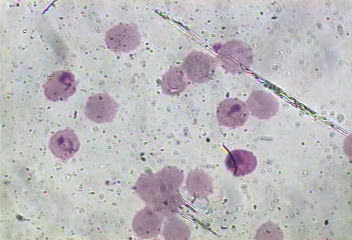
#> input picture [7] Blob Analysis/malaria.png, 352 x 240 px; its folder holds 8 pictures in this run
$ jupyter execute --allow-errors 'Blob Analysis.ipynb'
#> lines starting #> are read from the running program, lines starting #| are printed output that depends on the picture
# Blob Analysis

The past two activities taught you how to segment a region of interest according to grayscale or
color, and how to clean up a thresholded image using morphological operations. Let us assume you
have succeeded in getting a clean segmented binary image, where white blobs of connected pixels
are the regions of interest and black pixels are the background. In this activity, we learn how to
**extract features** from these blobs.

[cell 1]
import numpy as np
import pandas as pd
import matplotlib.pyplot as plt
import matplotlib.gridspec as gridspec
from PIL import Image
from matplotlib.patches import Rectangle
from skimage import measure, morphology
from scipy.stats import norm, gaussian_kde
from scipy.ndimage import binary_dilation, binary_erosion, binary_closing, binary_opening

plt.rcParams["figure.figsize"] = (4,4)
plt.rcParams["savefig.dpi"] = 300
plt.rcParams["savefig.bbox"] = "tight"
plt.rcParams["savefig.pad_inches"] = 0.1
# plt.rcParams["text.usetex"] = True

# Supress warnings
import warnings
warnings.filterwarnings('ignore')

## Image segmentation

[cell 2]
# [8 lines left out: function NCC, not called in this run]

[cell 3]
# [5 lines left out: function gaussian_PDF, not called in this run]

[cell 4]
# [5 lines left out: function parametric_segmentation, not called in this run]

[cell 5]
# [17 lines left out: function nonparametric_segmentation, not called in this run]

[cell 6]
# [12 lines left out: function image_segment, not called in this run]

## Structuring elements

[cell 7]
# Structuring elements
square_5 = np.zeros((11, 11))
square_5[3:8, 3:8] = 1

square_5s = np.zeros((11, 11))
square_5s[3:8, 3:8] = 1

***
## Malaria cells

We have done feature extraction using ImageJ. Now we will use MATLAB or python functions to integrate the feature extraction in our program. We may want to do this if we need to do experiments repeatedly.

[cell 8]
def rgb2gray(filename):
#> called with filename = 'malaria'
    rgbimg = Image.open(filename + ".png")
#> rgbimg is the input picture: PIL image 352x240 RGB; mean R, G, B 188.8, 186.5, 189.4
    grayimg = np.array(rgbimg.convert("L"))
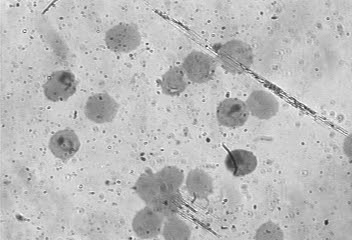
#> grayimg: shape (240, 352); min 36, max 255, mean 187.5
    return grayimg

[cell 9]
def rgb_img(filename):
    orig_img = Image.open(filename + ".png")
    rgb_img = np.array(orig_img.convert("RGB"))
    return rgb_img

[cell 10]
malaria = rgb2gray("malaria")
malaria_RGB = rgb_img("malaria")
#> (the rest of this cell did not finish here and is left out)

malaria_threshold = (malaria > 100) & (malaria < 160)

[cell 11]
fig, ax = plt.subplots(1, 4, figsize = (12, 4), tight_layout = True)

ax[0].imshow(malaria_RGB)
ax[0].set_title("Original image")
#> (the rest of this cell did not finish here and is left out)

Performing morphological cleaning on the thresholded image as it retained most of the shape of the cell,

[cell 12]
fig, ax = plt.subplots(1, 3, figsize = (12, 4), tight_layout = True)

#> (the rest of this cell did not finish here and is left out)

#> (a cell that did not finish here is left out)

#> (a cell that did not finish here is left out)

[cell 15]
fig, ax = plt.subplots(1, 3, figsize = (12, 4), constrained_layout = True)

ax[0].imshow(malaria_RGB)
#> (the rest of this cell did not finish here and is left out)

***
## [Red blood cells](https://media.istockphoto.com/id/1335904460/photo/target-cells-with-abnormal-red-blood-cells-in-blood-smear.jpg?s=612x612&w=0&k=20&c=nde1u65jE04JdFPSJpckDfsqoWRnQ4PDkXkLFEZ_vIw=)

[cell 16]
rbc = rgb_img("blood cells")
#> call 3 of rgb_img, with filename = 'blood cells'
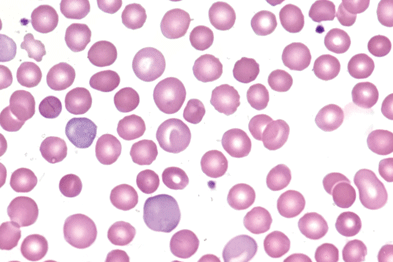
#> input picture [7] Blob Analysis/blood cells.png, 393 x 262 px
#> in rgb_img, orig_img is the input picture: PIL image 393x262 P; mean R, G, B 235.2, 208.3, 225.8
#> (the rest of this cell did not finish here and is left out)
